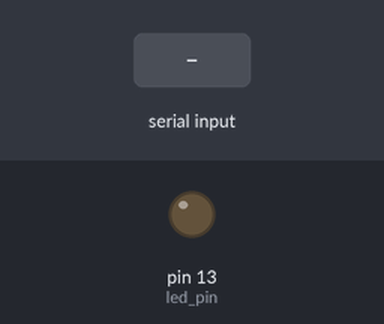
This sketch was run on a simulated Arduino Uno, built with avr-gcc and run on an emulated ATmega328P. Shown: output pins drawn as LEDs (lit = HIGH). The inputs (shaded band) are chosen by the test bench.

Above: at 1.2 s.
1.3 s: "1" received over Serial
At 2.5 s:
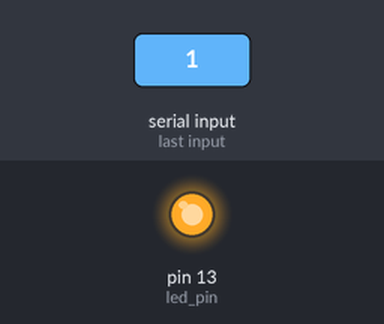
2.8 s: "0" received over Serial
At 3.6 s:
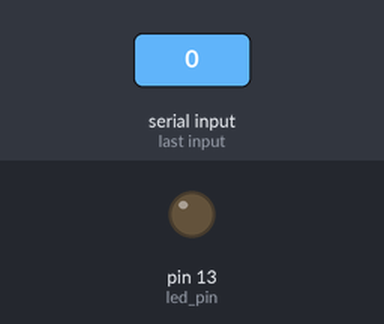
Timing chart, 0 to 5.8 s (numbered marks = the images above; inputs shaded):
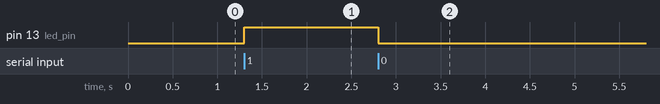

The sketch:

Blank_serial.ino
```cpp
/*
  Modified version of the Blink sample
  Turns on / off a LED depending on the character receveid on the serial port.
 */

// Pin 13 has an LED connected on most Arduino boards.
#define led_pin 13

// the setup routine runs once when you press reset:
void setup() {
  // initialize the digital pin as an output.
  pinMode(led_pin, OUTPUT);

  Serial.begin(9600);
  while (!Serial) {
    ; // wait for serial port to connect. Needed for native USB
  }
}

// the loop routine runs over and over again forever:
void loop() {
}


void serialEvent(){
  char incomingChar = Serial.read();
  if(incomingChar=='0')
  {
    digitalWrite(led_pin, LOW);
  }
  else if(incomingChar=='1')
  {
    digitalWrite(led_pin, HIGH);
  }
  // else: tabulation, space, line break, new line, ...
}
```

Measured:
- after the input at 1.3 s, pin 13 (led_pin): LOW → HIGH at once
- after the input at 2.8 s, pin 13 (led_pin): HIGH → LOW at once
